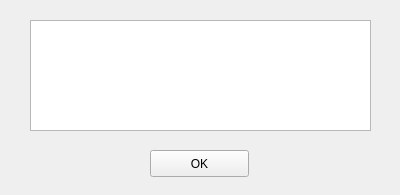
<?xml version="1.0" encoding="UTF-8"?>
<ui version="4.0">
 <class>InformAct</class>
 <widget class="QWidget" name="InformAct">
  <property name="geometry">
   <rect>
    <x>0</x>
    <y>0</y>
    <width>400</width>
    <height>195</height>
   </rect>
  </property>
  <property name="windowTitle">
   <string>Информер</string>
  </property>
  <widget class="QPlainTextEdit" name="plainTextEdit">
   <property name="geometry">
    <rect>
     <x>30</x>
     <y>20</y>
     <width>341</width>
     <height>111</height>
    </rect>
   </property>
   <property name="readOnly">
    <bool>true</bool>
   </property>
  </widget>
  <widget class="QPushButton" name="pushButton">
   <property name="geometry">
    <rect>
     <x>150</x>
     <y>150</y>
     <width>99</width>
     <height>27</height>
    </rect>
   </property>
   <property name="text">
    <string>OK</string>
   </property>
  </widget>
 </widget>
 <resources/>
 <connections/>
</ui>
